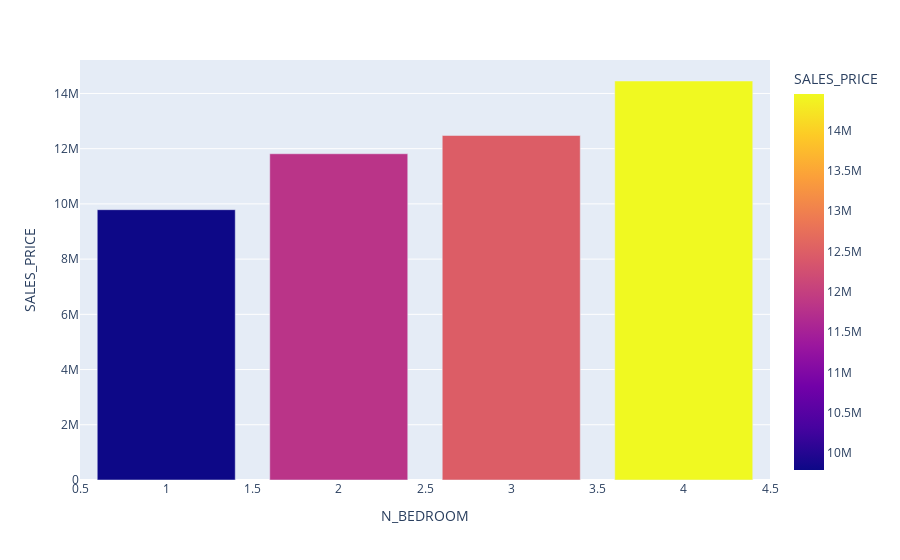

Notebook source saved alongside this figure:
### Markdown cell above
From the above plot it is evident that there is no linear relationship between the DIST_MAINROAD and Target.

### Code cell
temp =pd.DataFrame(data.groupby('N_BEDROOM')['SALES_PRICE'].mean())
temp = temp.sort_values(by='SALES_PRICE')
temp['N_BEDROOM']=temp.index
N_BEDROOM_values = temp.N_BEDROOM.unique()
px.bar(temp,x='N_BEDROOM',y='SALES_PRICE',color='SALES_PRICE')

### Figure 1 — Plotly figure (JSON) as saved in the notebook; plotly's stock layout.template omitted (floating-point values rounded to 4 significant figures)
{"data": [{"alignmentgroup": "True", "hovertemplate": "N_BEDROOM=%{x}<br>SALES_PRICE=%{marker.color}<extra></extra>", "legendgroup": "", "marker": {"color": [9790000.0, 11820000.0, 12480000.0, 14450000.0], "coloraxis": "coloraxis", "pattern": {"shape": ""}}, "name": "", "offsetgroup": "", "orientation": "v", "showlegend": false, "textposition": "auto", "type": "bar", "x": [1, 2, 3, 4], "xaxis": "x", "y": [9790000.0, 11820000.0, 12480000.0, 14450000.0], "yaxis": "y"}], "layout": {"barmode": "relative", "coloraxis": {"colorbar": {"title": {"text": "SALES_PRICE"}}, "colorscale": [[0, "#0d0887"], [0.1111, "#46039f"], [0.2222, "#7201a8"], [0.3333, "#9c179e"], [0.4444, "#bd3786"], [0.5556, "#d8576b"], [0.6667, "#ed7953"], [0.7778, "#fb9f3a"], [0.8889, "#fdca26"], [1, "#f0f921"]]}, "legend": {"tracegroupgap": 0}, "margin": {"t": 60}, "xaxis": {"anchor": "y", "domain": [0, 1], "title": {"text": "N_BEDROOM"}}, "yaxis": {"anchor": "x", "domain": [0, 1], "title": {"text": "SALES_PRICE"}}}}
